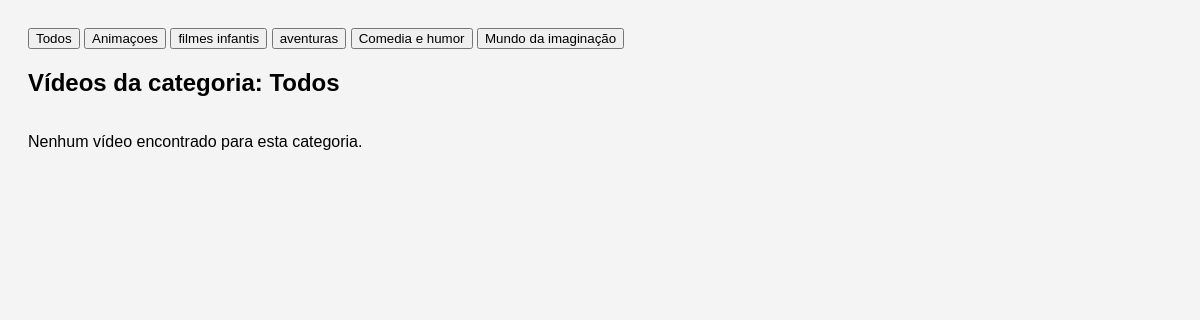
Before: /controller/card.php with the older database file.
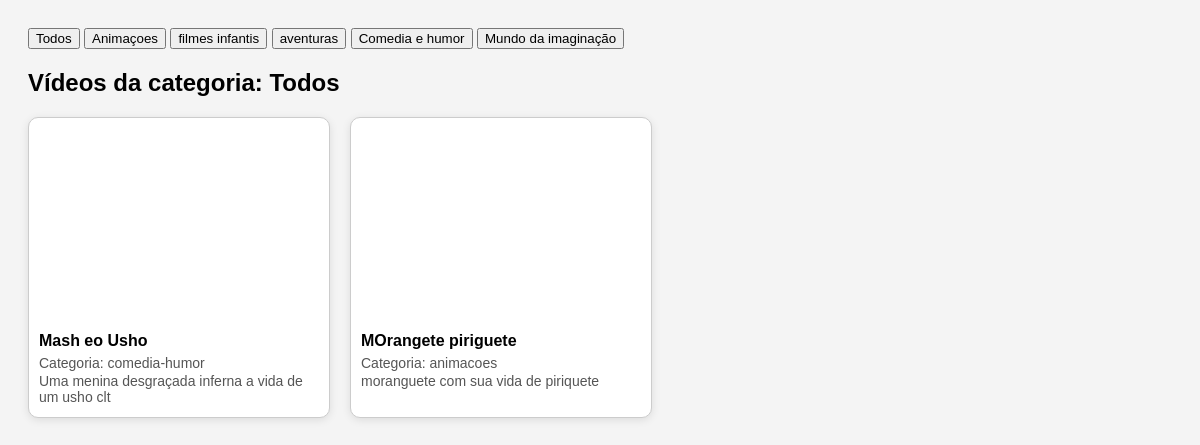
After: the same page with the newer database file.
### tables this page shows
CREATE TABLE `videos` (
  `ID` int(11) NOT NULL,
  `fk_categoria` int(11) NOT NULL,
  `fk_playlist` int(11) DEFAULT NULL,
  `titulo` varchar(200) NOT NULL,
  `url` varchar(200) NOT NULL,
  `salvar` tinyint(4) DEFAULT 0,
  `assistir_mais_tarde` tinyint(4) DEFAULT 0,
  `descricao` varchar(200) NOT NULL,
  `thumbnail` varchar(500) NOT NULL
);

CREATE TABLE `categoria` (
  `ID` int(11) NOT NULL,
  `fk_faixa_etaria` int(11) DEFAULT NULL,
  `nome_da_categoria` varchar(200) NOT NULL
);

### model/videos.php (called while the page is built, shortened)
<?php
class videos
{
public static function listar($pdo) {
    $stmt = $pdo->prepare("
        SELECT v.*, c.nome_da_categoria
        FROM videos v
        JOIN categoria c ON v.fk_categoria = c.id
        ORDER BY v.id DESC
    ");
    $stmt->execute();
    return $stmt->fetchAll(PDO::FETCH_ASSOC);
}
}
?>

### controller/card.php (the view, shortened to what this page needs)
<?php
require_once '../service/conexao.php';
require_once '../model/videos.php';
$nome_categoria = $_GET['categoria']  ?? "Todos";
if ($nome_categoria != "Todos") {
    $lista_videos = videos::listarPorNomeCategoria($pdo, $nome_categoria);
} else {
    $lista_videos = videos :: listar($pdo);
}
?>
<!DOCTYPE html>
<html lang="pt-br">
<head>
</head>
<body>
<form action="card.php" method= get>
     <div class="linha-form">
       <button type=submit name=categoria value="Todos">Todos</button>
 <button type=submit value="animacoes" name=categoria>Animaçoes</button>
 <button type=submit name=categoria value="filmes-infantis">filmes infantis</button>
<button type=submit name=categoria value="aventuras">aventuras</button>
<button type=submit name=categoria value="comedia-humor">Comedia e humor</button>
<button type=submit name=categoria value="mundo-imaginacao">Mundo da imaginação</button>
                        </div>
</form>
<h2>Vídeos da categoria: <?php echo htmlspecialchars($nome_categoria ?? 'Nenhuma'); ?></h2>
<div class="videos-container">
<?php if (!empty($lista_videos) && is_array($lista_videos)): ?>
    <?php foreach($lista_videos as $video): ?>
        <div class="video-card">
            <iframe src="<?php echo htmlspecialchars($video['url']); ?>"
                    title="<?php echo htmlspecialchars($video['titulo']); ?>"
                    allowfullscreen>
            </iframe>
            <div class="video-info">
                <h3><?php echo htmlspecialchars($video['titulo']); ?></h3>
                <p>Categoria: <?php echo htmlspecialchars($video['nome_da_categoria']); ?></p>
                <p><?php echo htmlspecialchars($video['descricao']); ?></p>
            </div>
        </div>
    <?php endforeach; ?>
<?php else: ?>
    <p>Nenhum vídeo encontrado para esta categoria.</p>
<?php endif; ?>
</div>
</body>
</html>

### controller/card.php (style rules this page uses)
body { font-family: Arial, sans-serif; background-color: #f4f4f4; padding: 20px; }
.videos-container { display: flex; flex-wrap: wrap; gap: 20px; }
.video-card { width: 300px; border: 1px solid #ccc; border-radius: 10px; overflow: hidden; box-shadow: 0 2px 8px rgba(0,0,0,0.1); background-color: #fff; }
.video-card iframe { width: 100%; height: 200px; border: none; }
.video-info { padding: 10px; }
.video-info h3 { font-size: 16px; margin: 0 0 5px; }
.video-info p { font-size: 14px; margin: 2px 0; color: #555; }

Changed rows visible on the page:
added videos: titulo "Mash eo Usho", fk_categoria.nome_da_categoria "comedia-humor", descricao "Uma menina desgraçada inferna a vida de um usho clt"
added videos: titulo "MOrangete piriguete", fk_categoria.nome_da_categoria "animacoes", descricao "moranguete com sua vida de piriquete"
Other visible differences:
text no longer shown: "Nenhum vídeo encontrado para esta categoria."
